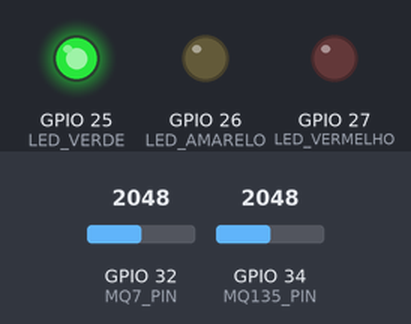
Recording of a sketch running on a simulated ESP32. Parts: output pins drawn as LEDs (lit = HIGH). The inputs (shaded band) are chosen by the test bench; at power-on: GPIO 32 (MQ7_PIN) = 2048, GPIO 34 (MQ135_PIN) = 2048. WiFi joins after 1.5 s; servers stay silent unless stated; uploads are accepted with an empty reply; what the sketch prints to the serial monitor is not drawn.

Above: at 0.1 s.
At 0.6 s:
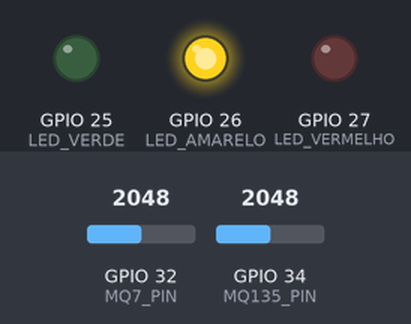
At 1.6 s:
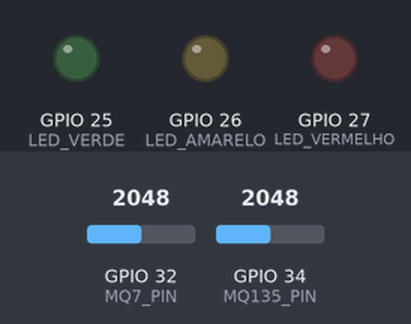
At 30.3 s:
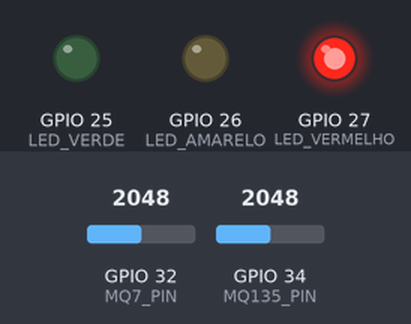
Timing chart, 0 to 31.8 s (numbered marks = the images above):
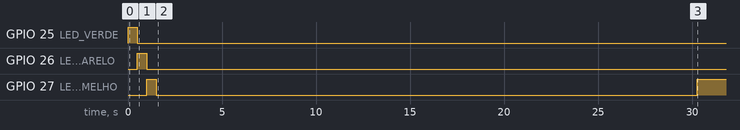

Measured:
- by itself, GPIO 27 (LED_VERMELHO): HIGH → LOW at 1.5 s, → HIGH 28.8 s later

The sketch:

NauticAir_IoT_Full.ino
```cpp
// Bibliotecas
#include <WiFi.h>
#include <HTTPClient.h>
#include <ArduinoJson.h>

// Configurações WiFi
const char* ssid = "Alessandra_2G";
const char* password = "12798012";

// Configurações API
const char* apiUrl = "https://nauticair-api.onrender.com/api/measurements/iot";
const char* deviceId = "9856baa0-2cff-4d14-b9c9-b9b97739a00c"; // ← Usar ID do dispositivo cadastrado

// Definição de pinos
#define MQ135_PIN 34   // MQ-135 (qualidade do ar) → AO
#define MQ7_PIN   32   // MQ-7 (CO2 simulado) → AO

#define LED_VERDE    25   // IO25 -> LED verde
#define LED_AMARELO  26   // IO26 -> LED amarelo
#define LED_VERMELHO 27   // IO27 -> LED vermelho

// Limiar para classificação
#define LIMIAR_VERDE 800
#define LIMIAR_AMARELO 1000

// Variáveis globais
unsigned long ultimoEnvio = 0;
const unsigned long intervaloEnvio = 30000; // Enviar a cada x segundos

// Configuração inicial
void setup() {
  Serial.begin(115200);

  // Configurar pinos dos LEDs
  pinMode(LED_VERDE, OUTPUT);
  pinMode(LED_AMARELO, OUTPUT);
  pinMode(LED_VERMELHO, OUTPUT);

  // Testar LEDs
  testarLEDs();

  // Conectar ao WiFi
  conectarWiFi();

  Serial.println("Sistema IoT NauticAir iniciado!");
}

// Loop principal
void loop() {
  // Verificar conexão WiFi
  if (WiFi.status() != WL_CONNECTED) {
    Serial.println("WiFi desconectado! Reconectando...");
    conectarWiFi();
    return;
  }

  // Enviar medições a cada x segundos
  unsigned long tempoAtual = millis();
  if (tempoAtual - ultimoEnvio >= intervaloEnvio) {
    ultimoEnvio = tempoAtual;

    // Ler sensores
    int valorMQ135 = analogRead(MQ135_PIN);
    int valorMQ7   = analogRead(MQ7_PIN);

    // Calcular valores convertidos (simplificado)
    float co_ppm = valorMQ7 * 0.01;         // Conversão simplificada para PPM
    float co2_gph = valorMQ135 * 0.002;     // Conversão simplificada para g/h

    // Classificar qualidade do ar
    String status = classificarQualidade(valorMQ135);

    // Exibir no Serial Monitor
    Serial.println("==================");
    Serial.print("MQ135: ");
    Serial.print(valorMQ135);
    Serial.print(" → Status: ");
    Serial.println(status);
    Serial.print("MQ7: ");
    Serial.println(valorMQ7);
    Serial.print("CO (PPM): ");
    Serial.println(co_ppm);
    Serial.print("CO2 (g/h): ");
    Serial.println(co2_gph);

    // Enviar para API
    enviarParaAPI(co_ppm, co2_gph);

    // Atualizar LEDs baseado no status
    atualizarLEDs(status);
  }

  delay(100);
}

// Função: Conectar WiFi
void conectarWiFi() {
  Serial.print("Conectando ao WiFi");
  WiFi.begin(ssid, password);

  int tentativas = 0;
  while (WiFi.status() != WL_CONNECTED && tentativas < 20) {
    delay(500);
    Serial.print(".");
    tentativas++;
  }

  if (WiFi.status() == WL_CONNECTED) {
    Serial.println("\nWiFi conectado!");
    Serial.print("IP: ");
    Serial.println(WiFi.localIP());
  } else {
    Serial.println("\nFalha ao conectar WiFi!");
  }
}

// Função: Enviar para API
void enviarParaAPI(float co_ppm, float co2_gph) {
  if (WiFi.status() != WL_CONNECTED) {
    Serial.println("WiFi desconectado! Não é possível enviar dados.");
    return;
  }

  HTTPClient http;
  http.begin(apiUrl);
  http.addHeader("Content-Type", "application/json");

  // Criar JSON
  StaticJsonDocument<256> doc;
  doc["device_id"] = deviceId;
  doc["co_ppm"] = co_ppm;
  doc["co2_gph"] = co2_gph;

  String jsonString;
  serializeJson(doc, jsonString);

  Serial.println("Enviando para API: " + jsonString);

  // Enviar POST
  int httpResponseCode = http.POST(jsonString);

  if (httpResponseCode > 0) {
    String response = http.getString();
    Serial.print("Resposta da API (");
    Serial.print(httpResponseCode);
    Serial.print("): ");
    Serial.println(response);
  } else {
    Serial.print("Erro ao enviar: ");
    Serial.println(httpResponseCode);
  }

  http.end();
}

// Função: Classificar qualidade do ar
String classificarQualidade(int valor) {
  if (valor < LIMIAR_VERDE) {
    return "Bom";
  } else if (valor < LIMIAR_AMARELO) {
    return "Médio";
  } else {
    return "Ruim";
  }
}

// Função: Atualizar LEDs
void atualizarLEDs(String status) {
  if (status == "Bom") {
    digitalWrite(LED_VERDE, HIGH);
    digitalWrite(LED_AMARELO, LOW);
    digitalWrite(LED_VERMELHO, LOW);
  } else if (status == "Médio") {
    digitalWrite(LED_VERDE, LOW);
    digitalWrite(LED_AMARELO, HIGH);
    digitalWrite(LED_VERMELHO, LOW);
  } else {
    digitalWrite(LED_VERDE, LOW);
    digitalWrite(LED_AMARELO, LOW);
    digitalWrite(LED_VERMELHO, HIGH);
  }
}

// Função: Testar LEDs
void testarLEDs() {
  Serial.println("Testando LEDs...");

  digitalWrite(LED_VERDE, HIGH);
  delay(500);
  digitalWrite(LED_VERDE, LOW);

  digitalWrite(LED_AMARELO, HIGH);
  delay(500);
  digitalWrite(LED_AMARELO, LOW);

  digitalWrite(LED_VERMELHO, HIGH);
  delay(500);
  digitalWrite(LED_VERMELHO, LOW);

  Serial.println("Teste de LEDs concluído!");
}
```
